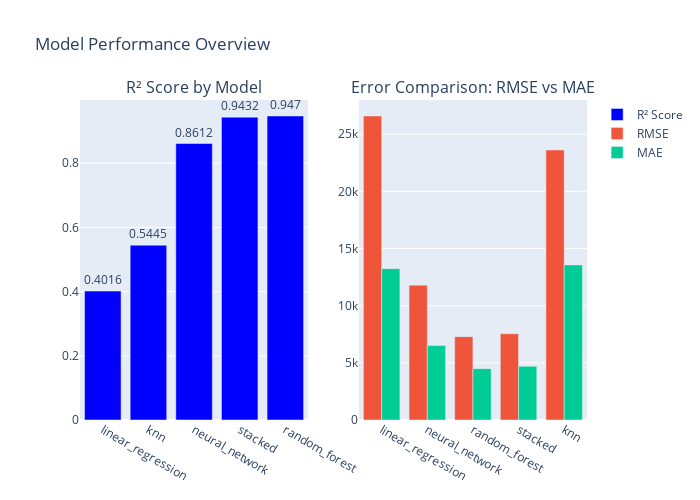

This figure's notebook cell:
### Code cell
import pandas as pd
import plotly.graph_objects as go
from plotly.subplots import make_subplots

# Load and clean data
df = pd.read_csv('modelComparisons.csv')
df.columns = df.columns.str.strip()

# Sort for R² chart
df_r2 = df.sort_values('r_squared')

# Create subplot layout: 1 row, 2 columns
fig = make_subplots(
    rows=1, cols=2,
    subplot_titles=["R² Score by Model", "Error Comparison: RMSE vs MAE"]
)

# --- Plot 1: R² Bar Chart ---
fig.add_trace(
    go.Bar(
        x=df_r2['model'],
        y=df_r2['r_squared'],
        text=df_r2['r_squared'].round(4),
        textposition='outside',
        name='R² Score',
        marker_color='blue'
    ),
    row=1, col=1
)

# --- Plot 2: RMSE/MAE Grouped Bar Chart ---
# Reshape to long format
df_long = df.melt(id_vars='model', value_vars=['rmse', 'mae'],
                  var_name='metric', value_name='value')

# Create grouped bars manually
metrics = ['rmse', 'mae']
for metric in metrics:
    metric_data = df_long[df_long['metric'] == metric]
    fig.add_trace(
        go.Bar(
            x=metric_data['model'],
            y=metric_data['value'],
            name=metric.upper(),
            text=metric_data['value'].round(2),
            textposition='outside'
        ),
        row=1, col=2
    )

# Layout tweaks
fig.update_layout(
    title_text='Model Performance Overview',
    barmode='group',
    uniformtext_minsize=8,
    uniformtext_mode='hide',
    height=500,
    width=700,
    showlegend=True
)

fig.show()

fig.write_html('test.html')

### Figure 1 — Plotly figure (JSON) as saved in the notebook; plotly's stock layout.template omitted (floating-point values rounded to 4 significant figures)
{"data": [{"marker": {"color": "blue"}, "name": "R² Score", "text": [0.4016, 0.5445, 0.8612, 0.9432, 0.947], "textposition": "outside", "type": "bar", "x": ["linear_regression", "knn", "neural_network", "stacked", "random_forest"], "xaxis": "x", "y": [0.4016, 0.5445, 0.8612, 0.9432, 0.947], "yaxis": "y"}, {"name": "RMSE", "text": [26590.0, 11800.0, 7293.0, 7546.0, 23620.0], "textposition": "outside", "type": "bar", "x": ["linear_regression", "neural_network", "random_forest", "stacked", "knn"], "xaxis": "x2", "y": [26590.0, 11800.0, 7293.0, 7546.0, 23620.0], "yaxis": "y2"}, {"name": "MAE", "text": [13240.0, 6508.0, 4492.0, 4698.0, 13570.0], "textposition": "outside", "type": "bar", "x": ["linear_regression", "neural_network", "random_forest", "stacked", "knn"], "xaxis": "x2", "y": [13240.0, 6508.0, 4492.0, 4698.0, 13570.0], "yaxis": "y2"}], "layout": {"annotations": [{"font": {"size": 16}, "showarrow": false, "text": "R² Score by Model", "x": 0.225, "xanchor": "center", "xref": "paper", "y": 1, "yanchor": "bottom", "yref": "paper"}, {"font": {"size": 16}, "showarrow": false, "text": "Error Comparison: RMSE vs MAE", "x": 0.775, "xanchor": "center", "xref": "paper", "y": 1, "yanchor": "bottom", "yref": "paper"}], "barmode": "group", "height": 500, "showlegend": true, "title": {"text": "Model Performance Overview"}, "uniformtext": {"minsize": 8, "mode": "hide"}, "width": 700, "xaxis": {"anchor": "y", "domain": [0, 0.45]}, "xaxis2": {"anchor": "y2", "domain": [0.55, 1]}, "yaxis": {"anchor": "x", "domain": [0, 1]}, "yaxis2": {"anchor": "x2", "domain": [0, 1]}}}
